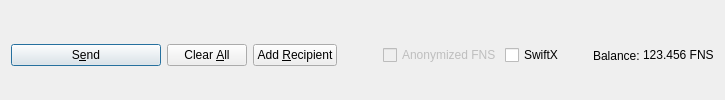
         <widget class="QFrame" name="frame_Send">
          <layout class="QHBoxLayout" name="horizontalLayout">
           <property name="bottomMargin">
            <number>0</number>
           </property>
           <item>
            <widget class="QPushButton" name="sendButton">
             <property name="minimumSize">
              <size>
               <width>150</width>
               <height>0</height>
              </size>
             </property>
             <property name="toolTip">
              <string>Confirm the send action</string>
             </property>
             <property name="text">
              <string>S&amp;end</string>
             </property>
             <property name="icon">
              <iconset resource="../fastnode.qrc">
               <normaloff>:/icons/send</normaloff>:/icons/send</iconset>
             </property>
             <property name="autoDefault">
              <bool>false</bool>
             </property>
             <property name="default">
              <bool>true</bool>
             </property>
            </widget>
           </item>
           <item>
            <widget class="QPushButton" name="clearButton">
             <property name="sizePolicy">
              <sizepolicy hsizetype="Minimum" vsizetype="Fixed">
               <horstretch>0</horstretch>
               <verstretch>0</verstretch>
              </sizepolicy>
             </property>
             <property name="toolTip">
              <string>Clear all fields of the form.</string>
             </property>
             <property name="text">
              <string>Clear &amp;All</string>
             </property>
             <property name="icon">
              <iconset resource="../fastnode.qrc">
               <normaloff>:/icons/remove</normaloff>:/icons/remove</iconset>
             </property>
             <property name="autoDefault">
              <bool>false</bool>
             </property>
            </widget>
           </item>
           <item>
            <widget class="QPushButton" name="addButton">
             <property name="toolTip">
              <string>Send to multiple recipients at once</string>
             </property>
             <property name="text">
              <string>Add &amp;Recipient</string>
             </property>
             <property name="icon">
              <iconset resource="../fastnode.qrc">
               <normaloff>:/icons/add</normaloff>:/icons/add</iconset>
             </property>
             <property name="autoDefault">
              <bool>false</bool>
             </property>
            </widget>
           </item>
           <item>
            <spacer name="horizontalSpacer">
             <property name="orientation">
              <enum>Qt::Horizontal</enum>
             </property>
             <property name="sizeHint" stdset="0">
              <size>
               <width>40</width>
               <height>20</height>
              </size>
             </property>
            </spacer>
           </item>
           <item>
            <layout class="QHBoxLayout" name="horizontalLayout_2">
             <property name="spacing">
              <number>3</number>
             </property>
             <item>
              <widget class="QCheckBox" name="checkzFNS">
               <property name="enabled">
                <bool>false</bool>
               </property>
               <property name="text">
                <string>Anonymized FNS</string>
               </property>
              </widget>
             </item>
             <item>
              <widget class="QCheckBox" name="checkSwiftTX">
               <property name="enabled">
                <bool>true</bool>
               </property>
               <property name="minimumSize">
                <size>
                 <width>85</width>
                 <height>0</height>
                </size>
               </property>
               <property name="text">
                <string>SwiftX</string>
               </property>
              </widget>
             </item>
             <item>
              <widget class="QLabel" name="label">
               <property name="text">
                <string>Balance:</string>
               </property>
              </widget>
             </item>
             <item>
              <widget class="QLabel" name="labelBalance">
               <property name="sizePolicy">
                <sizepolicy hsizetype="Preferred" vsizetype="Fixed">
                 <horstretch>0</horstretch>
                 <verstretch>0</verstretch>
                </sizepolicy>
               </property>
               <property name="cursor">
                <cursorShape>IBeamCursor</cursorShape>
               </property>
               <property name="text">
                <string notr="true">123.456 FNS</string>
               </property>
               <property name="textInteractionFlags">
                <set>Qt::LinksAccessibleByMouse|Qt::TextSelectableByKeyboard|Qt::TextSelectableByMouse</set>
               </property>
              </widget>
             </item>
            </layout>
           </item>
          </layout>
         </widget>
